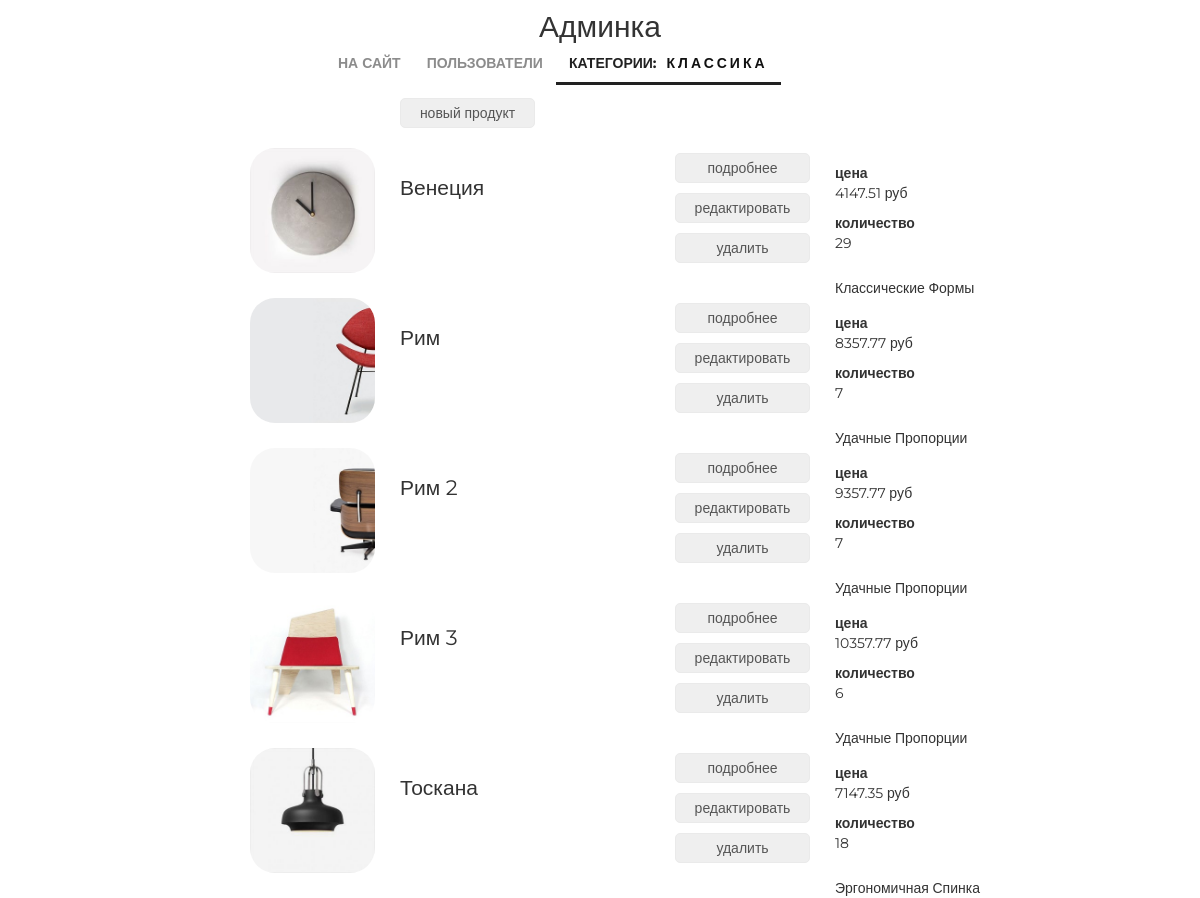
The page /admin/products/read/category/4/ (signed in) on the database its author committed.
### mainapp/models.py (models this page shows, shortened)
class ProductCategory(models.Model):
    name = models.CharField(verbose_name='название категории', max_length=64, unique=True)
    description = models.TextField(verbose_name='описание категории', blank=True)
    is_active = models.BooleanField(verbose_name='категория активна', default=True)

class Product(models.Model):
    category = models.ForeignKey(ProductCategory, on_delete=models.CASCADE)
    name = models.CharField(verbose_name='имя продукта', max_length=128)
    image = models.ImageField(upload_to='products_images', blank=True)
    short_desc = models.CharField(verbose_name='краткое описание продукта', max_length=60, blank=True)
    description = models.TextField(verbose_name='описание продукта', blank=True)
    price = models.DecimalField(verbose_name='цена продукта', max_digits=8, decimal_places=2, default=0)
    quantity = models.PositiveIntegerField(verbose_name='количество на складе', default=0)
    is_active = models.BooleanField(verbose_name='категория активна', default=True)

### adminapp/views.py (the view)
# urls.py: re_path(r'^products/create/category/(?P<pk>\d+)/$', adminapp.product_create, name='product_create'),
@user_passes_test(lambda u: u.is_superuser)
def products(request, pk):
    title = 'админка/продукт'
    category = get_object_or_404(ProductCategory, pk=pk)
    products_list = Product.objects.filter(category__pk=pk).order_by('name')
    content = {
        'title': title,
        'category': category,
        'objects': products_list,
    }
    return render(request, 'adminapp/products.html', content)

### adminapp/templatetags/my_tags.py (called while the page is built)
def media_folder_products(string):
    if not string:
        string = 'products_images/default.jpg'
    new_string = "{}{}".format(URL_PREFIX, string)
    return new_string

### mainapp/context_processors.py (called while the page is built)
def basket(request):
    basket_list = []
    if request.user.is_authenticated:
        basket_list = Basket.objects.filter(user=request.user)
    return {
        'basket': basket_list
    }

### adminapp/templates/adminapp/products.html
{% extends 'adminapp/base.html' %}
{% load static %}
{% load my_tags %}
{% block content %}
    <div class="products_list">
		<button class="new_product">
			<a href={% url 'admin:product_create' category.pk %}>новый продукт</a>
		</button>
		{% for object in objects %}
			<div class="product_record {% if not object.is_active %}not_active{% endif %}">
				<img src="{{ object.image|media_folder_products }}" alt="{{ object.name }}">
				<div class="product_name">
					{{ object.name|title }}
				</div>
				<div class="product_actions">
					<button>
						<a href={% url 'admin:product_read' object.pk %}>подробнее</a>
					</button>
					<button>
						<a href={% url 'admin:product_update' object.pk %}>редактировать</a>
					</button>
					<button>
						<a href={% url 'admin:product_delete' object.pk %}>удалить</a>
					</button>
				</div>
				<div class="summary">
					<b>цена</b>
					<p>{{ object.price }} руб</p>
					<b>количество</b>
					<p>{{ object.quantity }}</p>
				</div>
				<div class="product_desc">
					{{ object.short_desc|title }}
				</div>
			</div>
		{% endfor%}
	</div>
{% endblock %}

### adminapp/templates/adminapp/includes/inc_menu.html
<ul class="menu">
    <li><a href="{% url 'main' %}">на сайт</a></li>
    <li>
        <a href="{% url 'admin:users' %}" class="{% if request.resolver_match.url_name == 'users' %}active{% endif %}">
            пользователи
        </a>
    </li>
    <li>
        <a href="{% url 'admin:categories' %}"
        class="{% if request.resolver_match.url_name == 'categories' or category.name %}active{% endif %}">
            категории{% if category %}:<span>{{ category.name }}</span>{% endif %}
        </a>
    </li>
</ul>

### static/css/style.css (style rules this page uses)
* { margin: 0; padding: 0; }
body { font-family: 'Montserrat', sans-serif; }
html, body { height: 100%; }
.admin_container .menu span { margin-left: 10px; font-weight: bold; letter-spacing: 3px; color: #111; }
.products_list { margin-left: 250px; }
.products_list .new_product { margin-left: 150px; }
.products_list button { border: 1px solid #eaeaea; border-radius: 5px; height: 30px; margin: 5px auto; width: 135px; padding: 0 15px; }
.products_list a { color: #555; text-decoration: none; }
.product_record { height: 125px; margin: 15px auto; position: relative; }
.product_record .product_name { display: block; float: left; margin-top: 25px; margin-left: 25px; width: 250px; font-size: 150%; }
.product_record .product_actions { display: block; float: left; margin-top: 0px; margin-left: 25px; width: 135px; }
.product_record .product_desc { display: block; float: left; margin-top: 15px; margin-left: 25px; width: 350px; }
.product_record .summary { display: block; float: left; margin-top: 15px; margin-left: 25px; width: 100px; }
.product_record img { display: block; float: left; height: 125px; width: 125px; border-radius: 25px; }
.admin_menu ul.menu { display: block; float: none; width: 550px; height: 50px; margin: auto; color: #555; }
.menu { list-style-type: none; margin-top: 67px; float: right; }
.menu li { float: left; }
.menu a { color: #8c8c8c; font-size: 14px; font-weight: 700; text-align: right; text-transform: uppercase; text-decoration: none; padding: 10px 13px; }
.menu .active { color: #212121; font-weight: 700; border-bottom: 3px solid #212121; }

### rows shown on the page
ProductCategory: name "КЛАССИКА"
Product: image|media_folder_products (picture), name "Венеция", price "4147.51", quantity "29", short_desc "Классические Формы"
Product: image|media_folder_products (picture), name "Рим", price "8357.77", quantity "7", short_desc "Удачные Пропорции"
Product: image|media_folder_products (picture), name "Рим 2", price "9357.77", quantity "7", short_desc "Удачные Пропорции"
Product: image|media_folder_products (picture), name "Рим 3", price "10357.77", quantity "6", short_desc "Удачные Пропорции"
Product: image|media_folder_products (picture), name "Тоскана", price "7147.35", quantity "18", short_desc "Эргономичная Спинка"
